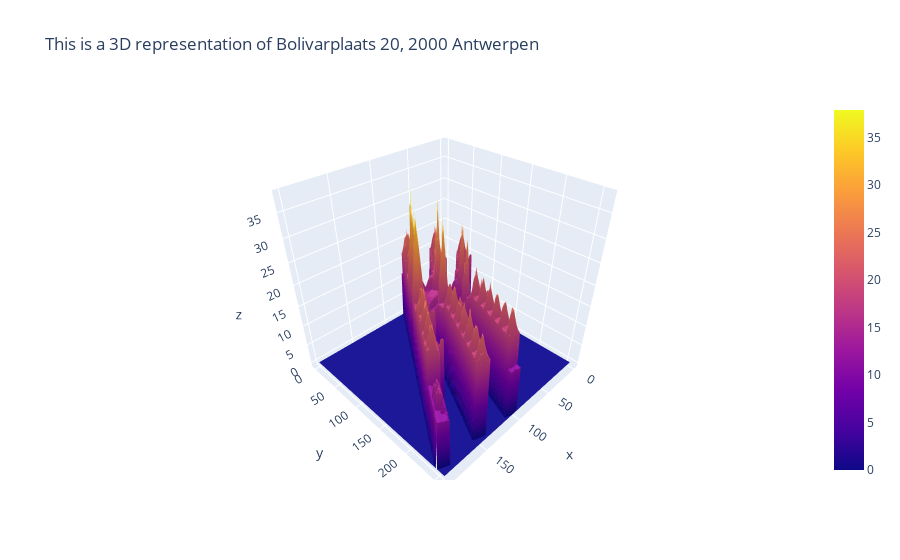

The cell this chart's notebook holds for it:
### Markdown cell above
Since we were able to get the CHM file, we just need to plot it to get the 3D representation. To do that, we will use the plotly library. 

It will then plot a 3D representation of the CHM for the address that you wanted.

### Code cell
fig = go.Figure(data=go.Surface(z=CHM))
fig.update_layout(title=f"This is a 3D representation of {address}")
fig.show()
fig.write_image(f"data/3D-images/{address}.png")

### Figure 1 — Plotly figure (JSON) as saved in the notebook; plotly's stock layout.template omitted (floating-point values rounded to 4 significant figures; data arrays with more than 128 entries replaced by an {"elided": "..."} marker saying what was removed)
{"data": [{"type": "surface", "z": {"elided": "259x201 float values"}}], "layout": {"title": {"text": "This is a 3D representation of Bolivarplaats 20, 2000 Antwerpen"}}}
